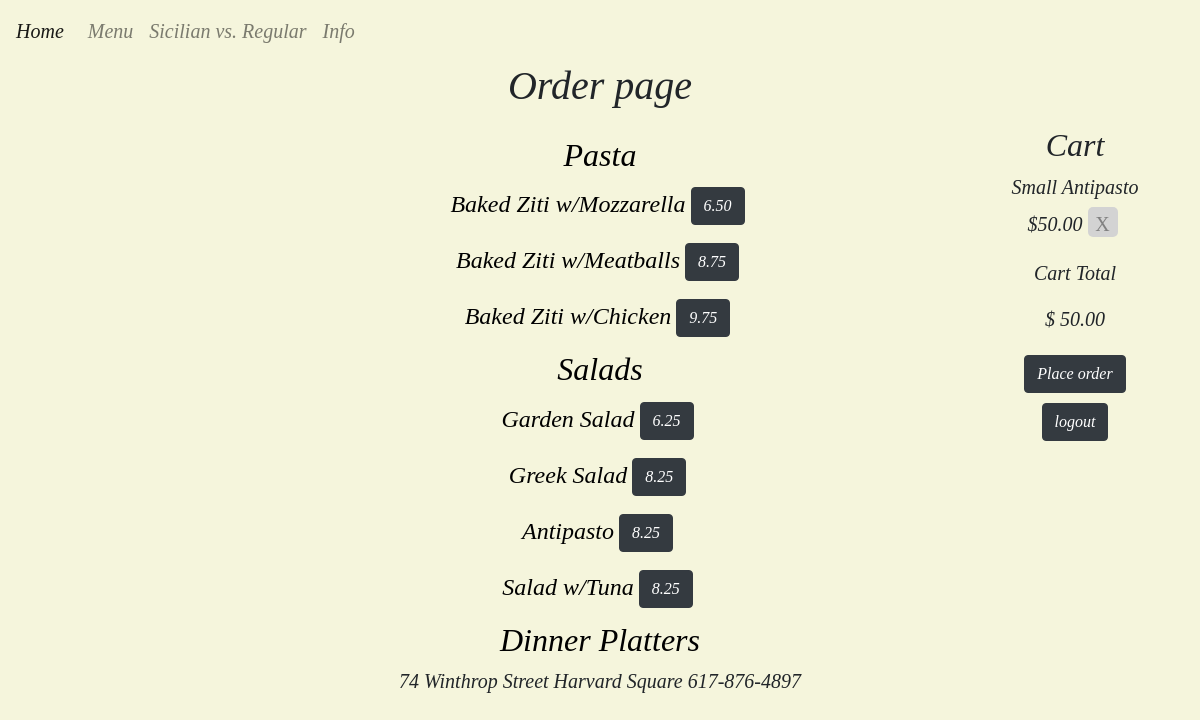
Page /order (signed in) on the committed database.
### orders/models.py (models this page shows, shortened)
class Catergory(models.Model):
    catergory = models.CharField(max_length=64)
    def __str__(self):
        return f"{self.catergory}"

class Fooditem(models.Model):
    item = models.CharField(max_length=64)
    cat = models.ForeignKey(Catergory, on_delete=models.CASCADE, related_name="catergories")
    minnumberoftoppings = models.PositiveSmallIntegerField(default=0)
    maxnumberoftoppings = models.PositiveSmallIntegerField(default=0)
    onesize = models.BooleanField(default=True)
    price = models.DecimalField(max_digits=5, decimal_places=2, blank=True, null=True)
    pricelarge = models.DecimalField(max_digits=5, decimal_places=2, blank=True, null=True)
    toppings = models.ManyToManyField(Top, blank=True, null=True)

class Cart(models.Model):
    user = models.ForeignKey(settings.AUTH_USER_MODEL,on_delete=models.CASCADE)
    item = models.CharField(max_length=64)
    size = models.ForeignKey(Size,on_delete=models.CASCADE, null=True)
    itemid = models.ForeignKey(Fooditem,on_delete=models.CASCADE)
    toppings = models.ManyToManyField(Extras, null=True, blank=True)
    ordered = models.BooleanField(default=False)
    price = models.DecimalField(max_digits=5, decimal_places=2, blank=True, null=True)

class Size(models.Model):
    size = models.CharField(max_length=5)
    def __str__(self):
        return f"{self.size}"

### orders/views.py (the view)
# urls.py: path("order", views.order, name="order"),
def order(request):
    if not request.user.is_authenticated:
        return redirect("menu")
    user = request.user
    total = Cart.objects.filter(user=user,ordered=False).aggregate(Sum('price'))
    total = total['price__sum']
    cart = Cart.objects.filter(user=user,ordered=False)
    extrap = 0
    for x in cart:
        topings = x.toppings.all()
        for y in topings:
            extrap = extrap + y.price
    if total is not None:
        total = total + extrap
        total = round(total,2)
    else:
        total = 0
    context = {
    "items": Fooditem.objects.all(),
    "cats" : Catergory.objects.all(),
    "extras": Extras.objects.filter(price__exact=0),
    "user": user,
    "cart": cart,
    "total": total
    }
    return render(request,"orders/order.html",context)

### orders/templates/orders/order.html (shortened to what this page needs)
{% extends "orders/base.html" %}
{% load staticfiles %}
{% block body %}
<h1>Order page</h1>
{% load staticfiles %}
<div class="container">
  <div class="row">
    <div class="col-2">
      </div>
    <div class="col-8">
      <div class="container">
        <div class ="chatbox" id="Textarea1">
          {% for c in cats %}
          <h2>{{ c }}</h2>
          {% for item in items %}
          {% if item.cat == c %}
            {% if item.pricelarge %}
            <h4>{{item.item}}<a href="{% url 'cart' item.id %}" style="margin:5px;" class="btn btn-dark">{{item.price}}</a><a href="{% url 'large' item.id %}" class="btn btn-dark">{{item.pricelarge}}</a></h4>
            {% else %}
            <h4>{{item.item}}<a href="{% url 'cart' item.id %}" method="post" style="margin:5px;" class="btn btn-dark">{{item.price}}</a></h4>
            {% endif %}
          {% endif %}
          {% endfor %}
          {% endfor %}
        </div>
      </div>
    </div>
    <div class="col-2">
      <div class="container">
        <h2>Cart</h2>
        <form  action="{% url 'remove' %}" method="post">
        {% for i in cart %}
        <p>{% if i.size %}{{i.size}}{% endif %} {{i.item}} <br> ${{i.price}}<button name="remove" type="submit" style="margin:5px;" class="del" value="{{i.pk}}">X</button></p>
        {% endfor %}
        </form>
        <p> Cart Total </p>
        <p>  $ {{total}}</p>
          <a href="{% url 'confirm' %}" class="btn btn-dark"style="margin:5px;">Place order</a>
          <a href="{% url 'logout' %}"class="btn btn-dark" style="margin:5px;">logout</a>
      </div>
    </div>
    </div>
  </div>
{% endblock %}

### orders/static/orders/style.css (style rules this page uses)
h1 { text-align: center; font-family: Didot,serif; font-style: oblique; }
body { background-color: beige; text-align: center; font-family: Didot,serif; font-style: oblique; font-size: 20px; }
body .chatbox { color:black; height : 525px; width: 100%; padding: 10px; margin: 0; border-radius: 5px; text-align: center; overflow:scroll; }
body .del { color:grey; background-color: lightgrey; height : 30px; width: 30px; padding: 2px; margin: 0; border-radius: 5px; text-align: center; border: none; margin: auto; }

### rows in the picture
Catergory: catergory "Pasta"
Fooditem: item "Baked Ziti w/Mozzarella", price "6.50"
Fooditem: item "Baked Ziti w/Meatballs", price "8.75"
Fooditem: item "Baked Ziti w/Chicken", price "9.75"
Catergory: catergory "Salads"
Fooditem: item "Garden Salad", price "6.25"
Fooditem: item "Greek Salad", price "8.25"
Fooditem: item "Antipasto", price "8.25"
Fooditem: item "Salad w/Tuna", price "8.25"
Catergory: catergory "Dinner Platters"
Cart: size "Small", item "Antipasto", price "50.00", {{ i.pk }} 316 (drawn)

### other values in the picture
{{ total }} "50.00"
